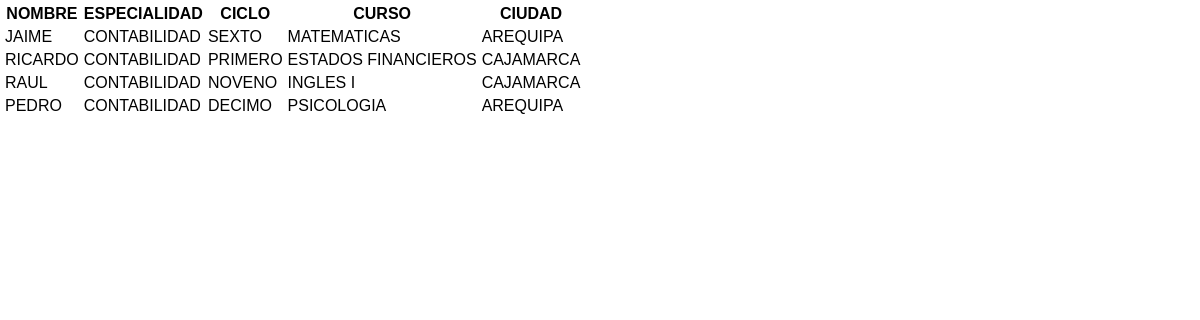
The app's page /consultas/consulta12.php with its own data.
### tables this page shows
CREATE TABLE `alumnos` (
  `codigo` int(11) NOT NULL,
  `nombres` varchar(50) NOT NULL,
  `apellidos` varchar(50) NOT NULL,
  `codespecialidad` int(11) NOT NULL,
  `codciclo` int(11) NOT NULL,
  `codcurso` int(11) NOT NULL,
  `promedio` float NOT NULL,
  `codciudad` int(11) NOT NULL
);

CREATE TABLE `especialidad` (
  `codigoespecialidad` int(11) NOT NULL,
  `especialidad` varchar(50) NOT NULL
);

CREATE TABLE `ciclo` (
  `codigocliclo` int(11) NOT NULL,
  `ciclo` varchar(50) NOT NULL
);

CREATE TABLE `curso` (
  `codigocurso` int(11) NOT NULL,
  `curso` varchar(50) NOT NULL
);

CREATE TABLE `ciudad` (
  `codigociudad` int(11) NOT NULL,
  `ciudad` varchar(50) NOT NULL
);

### consultas/consulta12.php (the view, shortened to what this page needs)
<?php
$cn = Conectarse();
$rslistar = "SELECT a.nombres, e.especialidad, c.ciclo, cu.curso, ci.ciudad FROM alumnos a, especialidad e, ciclo c, curso cu, ciudad ci WHERE a.codespecialidad = e.codigoespecialidad AND a.codciclo = c.codigocliclo AND a.codcurso = cu.codigocurso AND a.codciudad = ci.codigociudad AND e.especialidad = 'CONTABILIDAD' AND ci.ciudad LIKE '%A';";
$listar = mysqli_query($cn,$rslistar);
?>
<!DOCTYPE html>
<html lang="en">
<head>
    <link rel="stylesheet" href="estilos.css">
    <link rel="stylesheet" href="estilos.css">
</head>
<body>
    <TABLE BORDER=0 CELLSPACING=5 CELLPADDING=5>
        <TR class="detalle2">
            <TH>NOMBRE</TH>
            <TH>ESPECIALIDAD</TH>
            <TH>CICLO</TH>
            <TH>CURSO</TH>
            <TH>CIUDAD</TH>
        </TR>
        <?php
        while($rslistar=mysqli_fetch_array($listar)){
        ?>
        <TR>
            <TD class="datos1"><?php echo $rslistar["nombres"];?></TD>
            <TD class="datos1"><?php echo $rslistar["especialidad"];?></TD>
            <TD class="datos1"><?php echo $rslistar["ciclo"];?></TD>
            <TD class="datos1"><?php echo $rslistar["curso"];?></TD>
            <TD class="datos1"><?php echo $rslistar["ciudad"];?></TD>
        </TR>
        <?php }?>
    </TABLE>
</body>
</html>

### css/estilos.css (style rules this page uses)
* { font-family: Arial, Helvetica, sans-serif; padding: 0; margin: 0; box-sizing: border-box; }

### records on screen
alumnos: nombres "JAIME", especialidad.especialidad "CONTABILIDAD", ciclo.ciclo "SEXTO", curso.curso "MATEMATICAS", ciudad.ciudad "AREQUIPA"
alumnos: nombres "RICARDO", especialidad.especialidad "CONTABILIDAD", ciclo.ciclo "PRIMERO", curso.curso "ESTADOS FINANCIEROS", ciudad.ciudad "CAJAMARCA"
alumnos: nombres "RAUL", especialidad.especialidad "CONTABILIDAD", ciclo.ciclo "NOVENO", curso.curso "INGLES I", ciudad.ciudad "CAJAMARCA"
alumnos: nombres "PEDRO", especialidad.especialidad "CONTABILIDAD", ciclo.ciclo "DECIMO", curso.curso "PSICOLOGIA", ciudad.ciudad "AREQUIPA"
